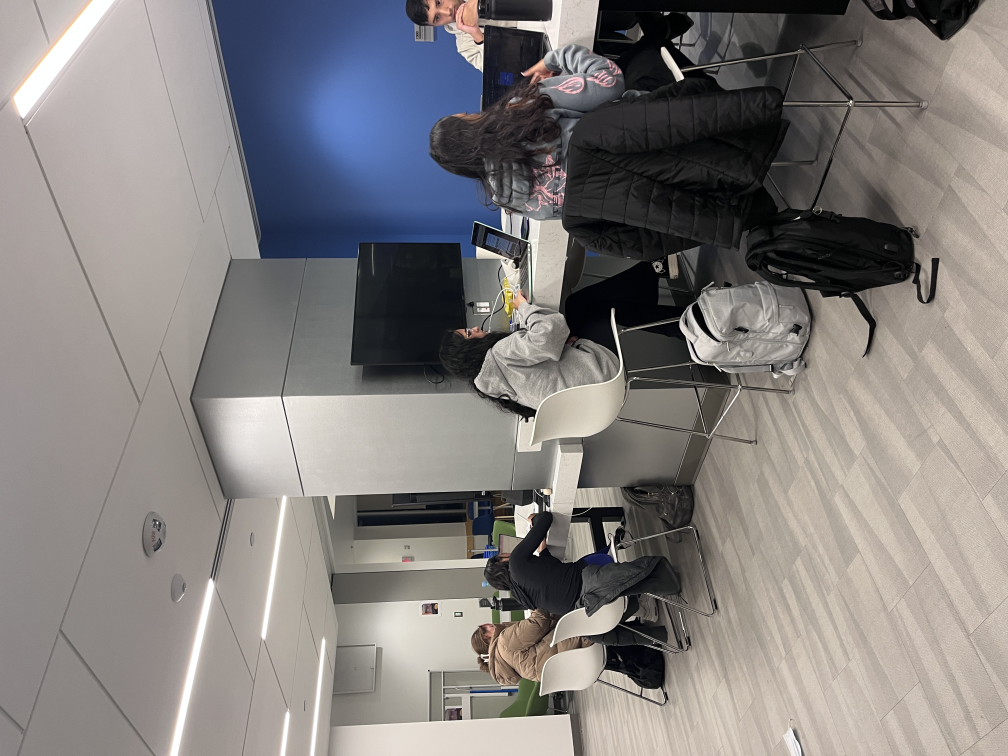
#> input picture negatives/IMG_4794.JPG, 4032 x 3024 px (shown at 1/4 size)
$ python alterRes.py negatives out negatives/IMG_4794.JPG 3 3
#> lines starting #> are read from the running program, lines starting #| are printed output that depends on the picture
import os
import argparse
from PIL import Image, ImageOps

parser = argparse.ArgumentParser(description = "changes resolution of images")

parser.add_argument('input_folder', help = 'Path to image that needs to be alterred')
parser.add_argument('output_folder', help = 'Path to image that needs to be alterred')
parser.add_argument('prefix', help = 'prefix for files')
parser.add_argument('new_width', type=int, help = 'width of new image')
parser.add_argument('new_height', type=int, help = 'height of new image')
parser.add_argument('--keep_ratio', '-k', action='store_true', help = 'keeps ratio and chooses closest value to values defined earlier')
parser.add_argument('--verbose', '-v', action='store_true', help = 'prints progress and relevant information')

args = parser.parse_args()

if not os.path.exists(args.output_folder) :
    os.makedirs(args.output_folder)

for filename in os.listdir(args.input_folder):
    file_path = os.path.join(args.input_folder, filename)

    image = Image.open(file_path)
#> image is the input picture: PIL image 4032x3024 RGB; mean R, G, B 131.1, 127.3, 126.1
    image = ImageOps.exif_transpose(image)
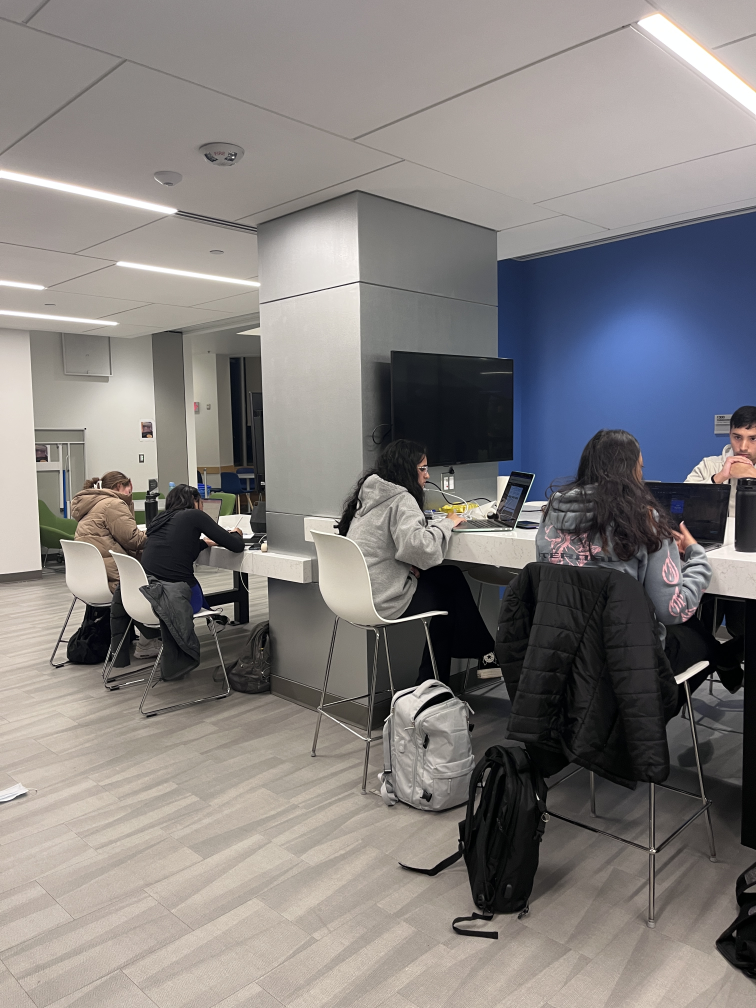
#> image: PIL image 3024x4032 RGB (shown at 1/4 size); mean R, G, B 131.1, 127.3, 126.1
    width, height = image.size
#> width = 3024; height = 4032

    if args.keep_ratio:
        q_width = width / args.new_width
        q_height = height / args.new_height
        if q_width > q_height:
            scale = q_width
        else:
            scale = q_height
        final_width = int(width//scale)
        final_height = int(height//scale)
        resized_image = image.resize((final_width, final_height), Image.LANCZOS)
    else:
        final_width = int(args.new_width)
        final_height = int(args.new_height)
        resized_image = image.resize((final_width, final_height), Image.LANCZOS)

    if args.verbose:
        print(f"New width: {final_width}, New height: {final_height}")
    output_filename = f"{args.prefix}_{filename}"
    output_path = os.path.join(args.output_folder, output_filename)
    resized_image.save(output_path)
#> pass 2 of the loop `for filename in os.listdir(args.input_folder):`:
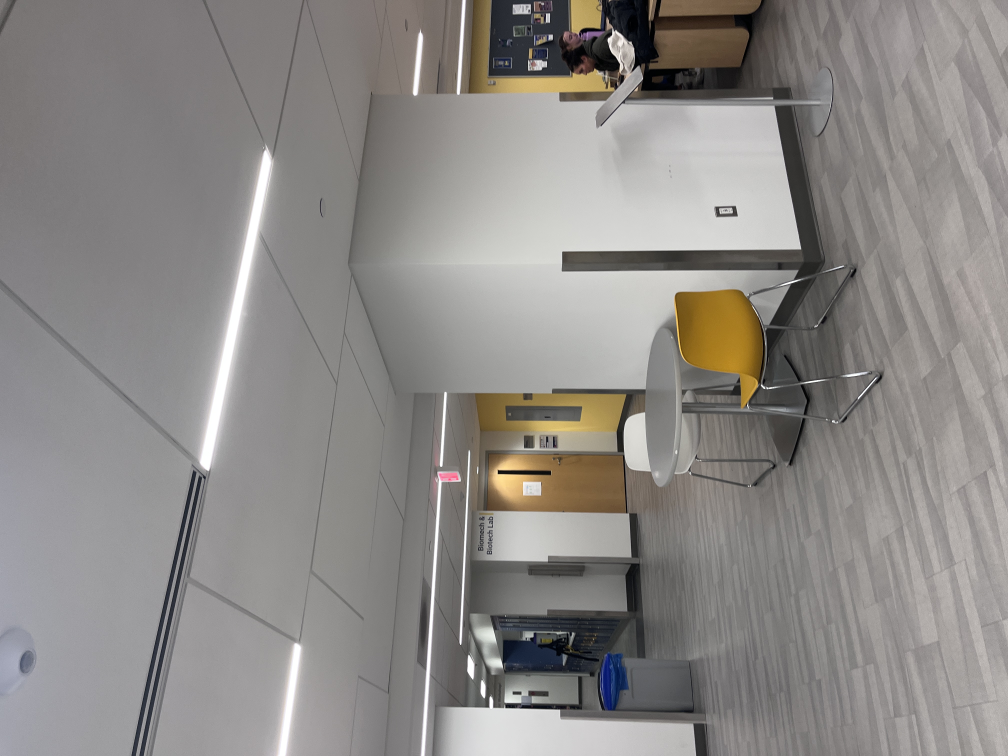
#> input picture negatives/IMG_4797.JPG, 4032 x 3024 px (shown at 1/4 size)
#> image is the input picture: PIL image 4032x3024 RGB; mean R, G, B 140.5, 137.4, 134.6
#> `image = ImageOps.exif_transpose(image)`:
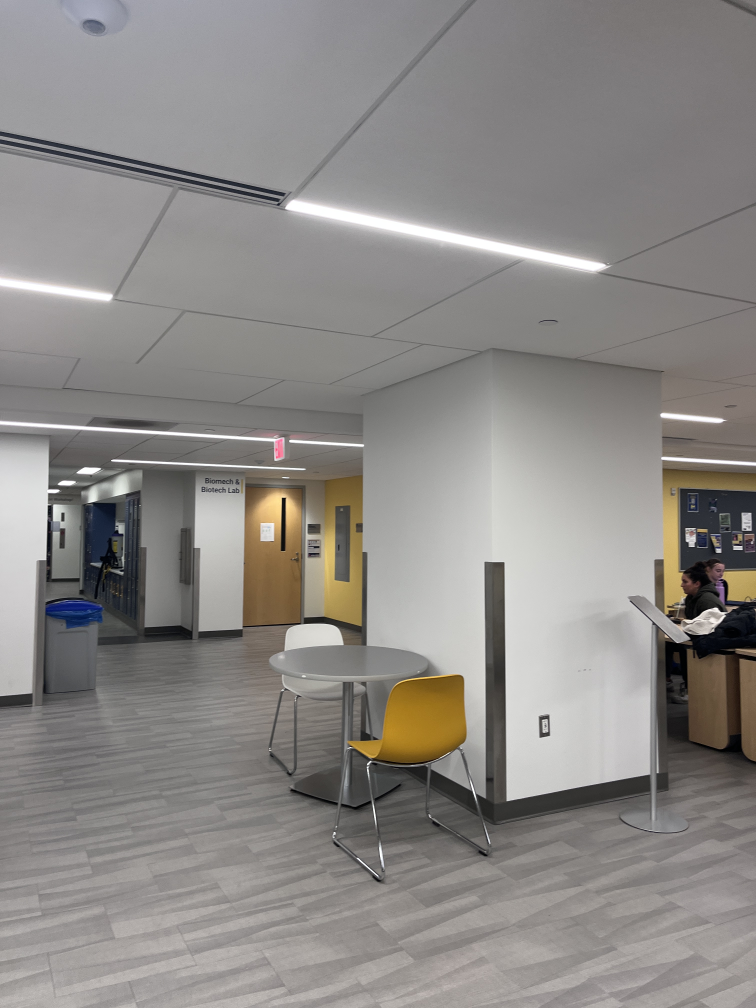
#> image: PIL image 3024x4032 RGB (shown at 1/4 size); mean R, G, B 140.5, 137.4, 134.6
